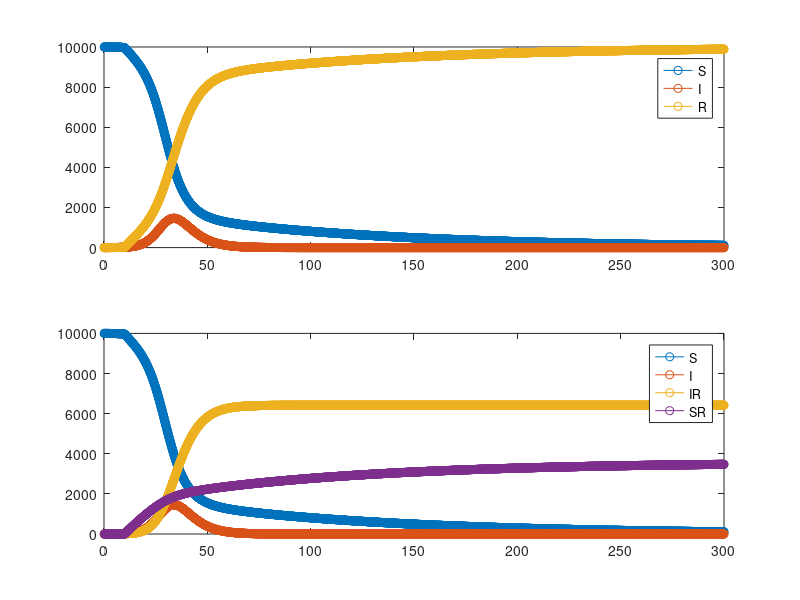

Recreate this plot in MATLAB.
N=10000;%population

S=9999; %inital value for S
I=1; %Patient Zero
R=0;

SR=0; %number of susceptible people that recovered because of vaccine
IR=0; %number of people that were recovered from infection

a=1/2; %infectious rate
b=1/5; %recovery rate
v=1/100; %vaccination rate
T=300; %with units days
dt=1/8; %dt
clockmax=ceil(T/dt);
overall = zeros(clockmax, 4); % array that keeps track of t, S, I, R at every single loop
split = zeros(clockmax, 5); % array that keeps track of t, S, I, IR, SR at every single loop

for i = 1:clockmax
    t=i*dt;
    if t < 10 % this is the day that the vaccine will be released
        v=0;
    else
        v=1/100;
    end
    SS=S;
    S=S+dt*(-a*S*I/N-S*v); %number of susceptible people going down because of infection and vaccination
    
    II=I;
    I=I+dt*(a*I*SS/N-b*I);    
    
%     R=R+dt*(b*II+SS*v);
    IR=IR+dt*(b*II);
    SR=SR+dt*(SS*v);
    
    R=IR+SR;
    
    overall(i,:)=[t S I R]; 
    split(i,:)=[t S I IR SR];

end
% figure

for j = 2 : 4
    subplot(2,1,1);
    plot (overall(:,1),overall(:,j),'-o');
    hold on
end
legend('S','I','R')

for j = 2 : 5
    subplot(2,1,2);
    plot (split(:,1),split(:,j),'-o');
    hold on
end
legend('S','I','IR','SR')
